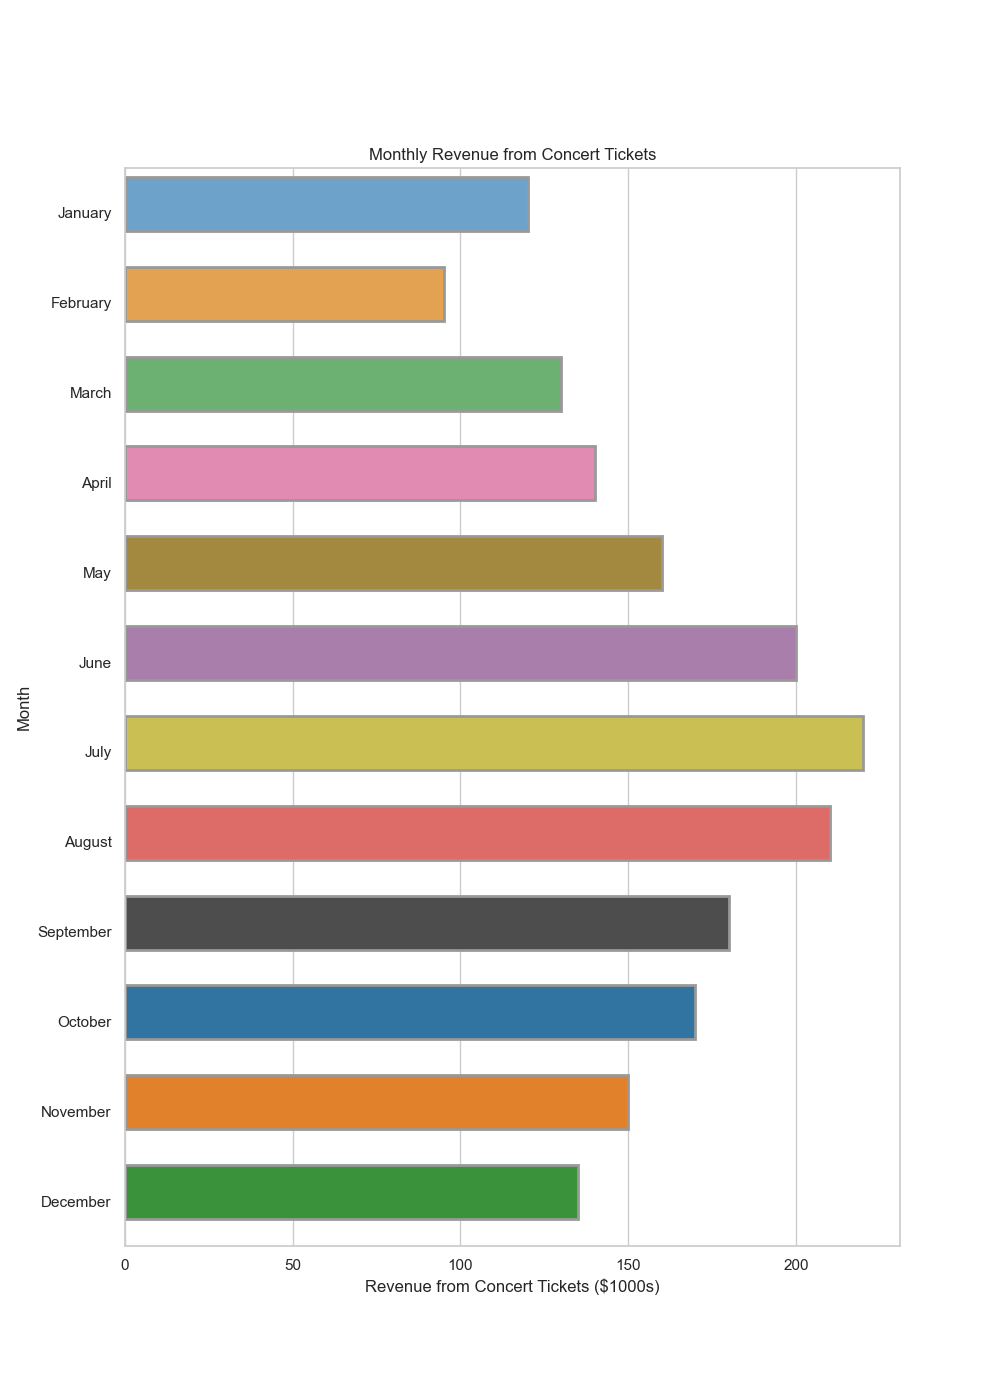

Python code for this plot:

import seaborn as sns
import pandas as pd
import matplotlib.pyplot as plt

# Data
data = {
    'Month': ['January', 'February', 'March', 'April', 'May', 'June', 
              'July', 'August', 'September', 'October', 'November', 'December'],
    'Revenue from Concert Tickets ($1000s)': [120, 95, 130, 140, 160, 200, 220, 210, 180, 170, 150, 135]
}

# Create DataFrame
df = pd.DataFrame(data)

# Initialize the matplotlib figure
f, ax = plt.subplots(figsize=(10, 14))

# Plot the revenue
sns.barplot(x="Revenue from Concert Tickets ($1000s)", y="Month", data=df,
            palette=['#5DA5DA', '#FAA43A', '#60BD68', '#F17CB0', '#B2912F', 
                     '#B276B2', '#DECF3F', '#F15854', '#4D4D4D', '#1F77B4', 
                     '#FF7F0E', '#2CA02C'], edgecolor=".6", linewidth=2)

# Customize the axes and title
ax.set_xlabel('Revenue from Concert Tickets ($1000s)')
ax.set_ylabel('Month')
ax.set_title('Monthly Revenue from Concert Tickets')

# Adjust bar height
for container in ax.containers:
    plt.setp(container, height=0.6)

# Show the plot
plt.show()
